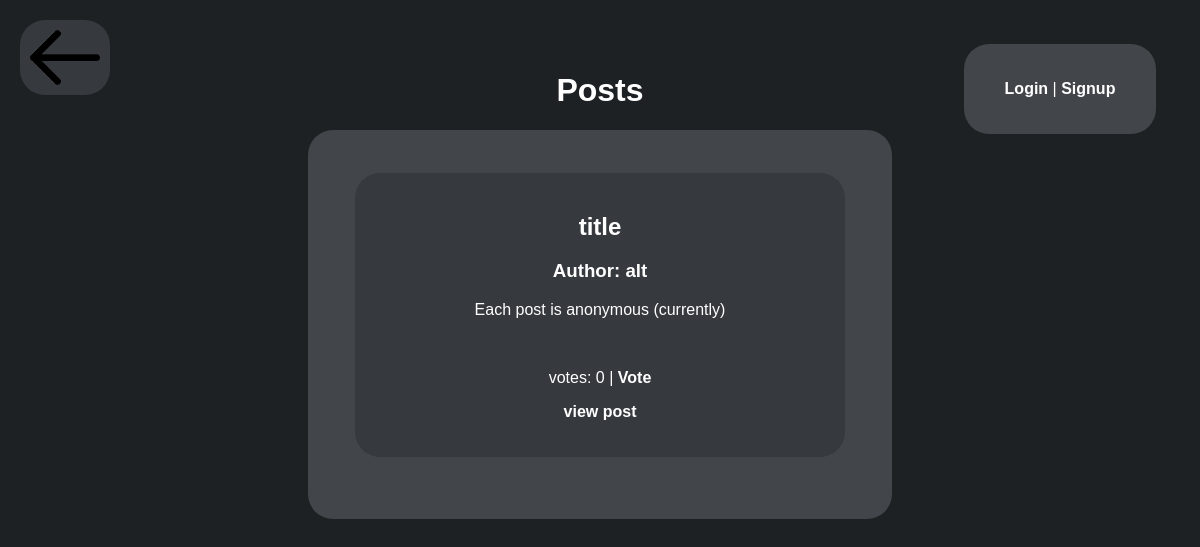
Before: /recipient with the older database file.
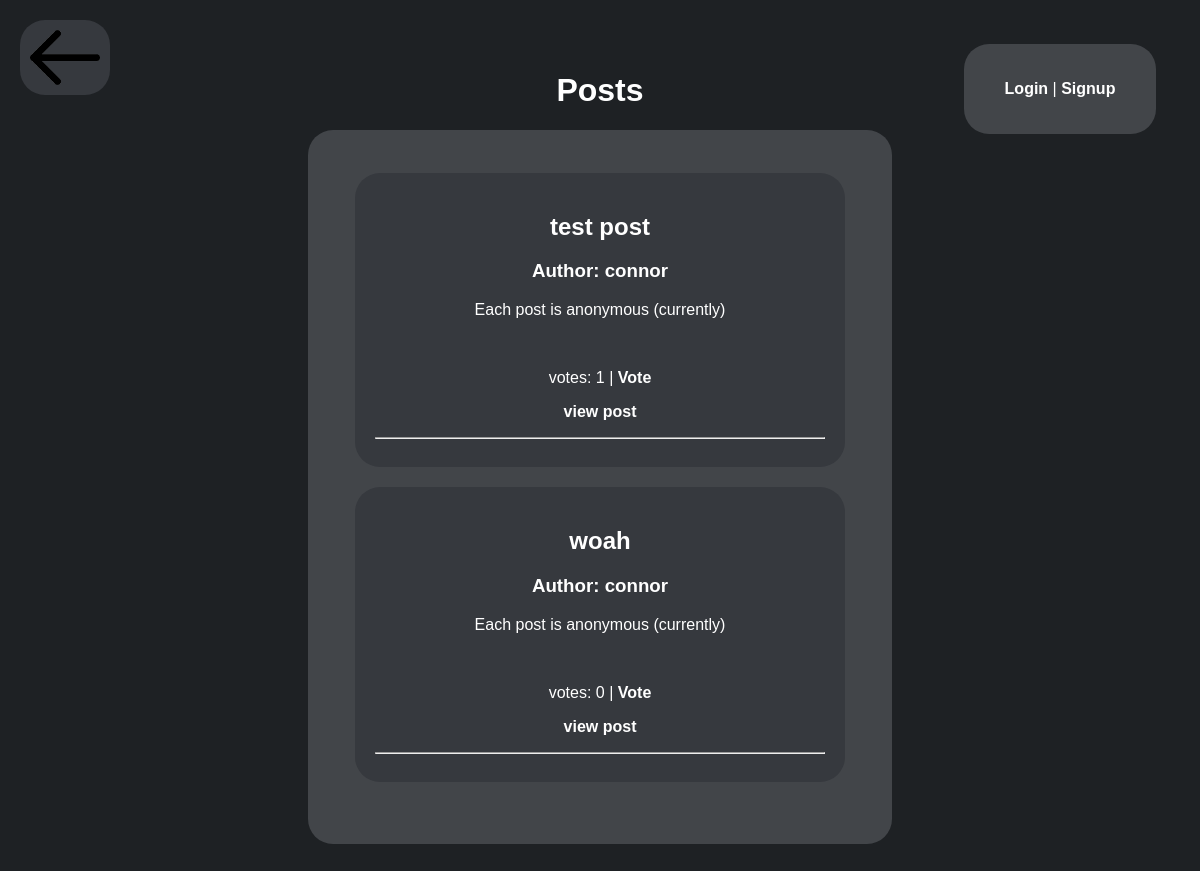
After: the same page with the newer database file.
### app.py (models this page shows, shortened)
class entry(db.Model):
    id = db.Column(db.Integer, primary_key=True)
    title = db.Column(db.String(150), nullable=False)
    content = db.Column(db.String(400), nullable=False)
    date_created = db.Column(db.DateTime, default=datetime.now)
    votes = db.Column(db.Integer, default=0)
    author = db.Column(db.Integer, nullable=False)
    author_name = db.Column(db.String(20), nullable=False)
    comments = db.relationship('comment', backref="entry", lazy=True, cascade='all, delete')

### app.py (the view)
@app.route('/recipient')
def viewentries():
    submissions = entry.query.order_by(entry.date_created).all()
    return render_template('recipient.html', submissions=submissions, logged_in=current_user.is_authenticated)

### templates/recipient.html (shortened to what this page needs)
{% extends 'base.html' %}
{% block body %}
<a href="/"><img src="{{ url_for('static', filename='images/back-arrow.png') }}" class="back"></a>
<h1>Posts</h1>
<div class="box">
    {% for entry in submissions %}
        <div class="postbox">
            <h2>{{ entry.title }}</h2>
            <h3>Author: {{ entry.author_name }}</h3>
            <p>{{ entry.content }}</p>
            <br>
            <p>votes: {{ entry.votes }} | <a href="/upvote-post/{{ entry.id }}" class="post-link">Vote</a></p>
            <p><b><a href="/post/{{entry.id}}" class="post-link">view post</a></b></p>
            {% if submissions|length > 1 %}
                <hr>
            {% endif %}
        </div>
    {% endfor %}
</div>
{% if logged_in %}
    <div class="login-bar">
        <a href="/logout">Logout</a>
    </div>
{% else %}
    <div class="login-bar">
        <a href="/login">Login</a> | <a href="/signup">Signup</a>
    </div>
{% endif %}
<div class="messages">
</div>
{% endblock %}

### templates/base.html (shortened to what this page needs)
<!DOCTYPE html>
<html>
    <head>
        <link rel="stylesheet" href="{{ url_for('static', filename='css/main.css') }}">
    </head>
    <body>
        {% block body %}{% endblock %}
    </body>
</html>

### static/css/main.css (style rules this page uses)
body { background-color: rgb(30,33,36); font-family: sans-serif; text-align: center; margin: 6%; color: white; }
.box { background-color: rgb(66, 69, 73); width: 40%; min-width: 500px; margin:auto; border-radius: 25px; padding: 4%; }
img.back { position:absolute; width: 70px; top: 20px; left: 20px; background-color: rgb(54,57,62); padding:10px; border-radius: 25px; }
.postbox { background-color: rgb(54,57,62); width: 90%; min-width: 450px; margin:auto; border-radius: 25px; padding: 4%; color:white; margin-bottom: 20px; }
a { color:white; font-weight:bold; text-decoration: none; }
.login-bar { background-color: rgb(66, 69, 73); margin: 2%; padding: 3%; width: 10%; border-radius: 25px; position: fixed; top: 20px; right: 20px; }
.messages { margin: 2%; padding: 3%; width: 10%; border-radius: 25px; position: fixed; top: 20px; left: 20px; }

Changed rows visible on the page:
removed entry: title "title", author_name "alt", content "Each post is anonymous (currently)", votes "0"
added entry: title "test post", author_name "connor", content "Each post is anonymous (currently)", votes "1"
added entry: title "woah", author_name "connor", content "Each post is anonymous (currently)", votes "0"
